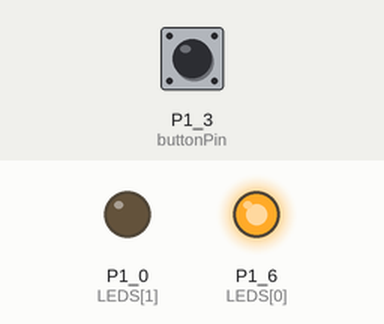
Simulated run of this sketch. Board: TI MSP430 LaunchPad. Parts: output pins drawn as LEDs (lit = HIGH). The inputs (shaded band) are chosen by the test bench; at power-on: P1_3 (buttonPin) HIGH.

Above: at 1.2 s.
1.3 s: P1_3 (buttonPin) pulled LOW for 0.15 s
At 1.8 s:
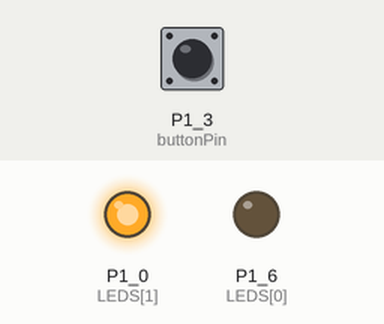
4.4 s: P1_3 (buttonPin) pulled LOW for 1 s
At 5.1 s:
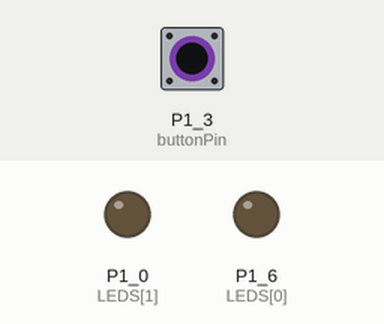
6.9 s: P1_3 (buttonPin) pulled LOW for 3.2 s
At 10.7 s:
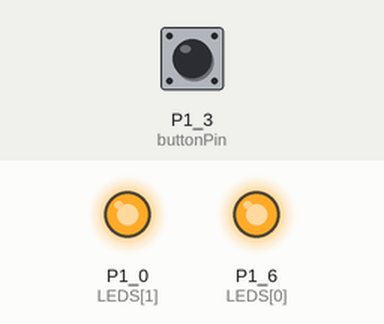
Timing chart, 0 to 12.2 s (numbered marks = the images above; inputs shaded):
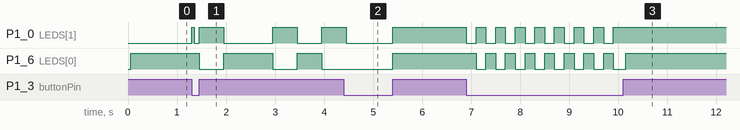

The sketch:

leds_button_counter.ino
```cpp
// constants won't change. They're used here to
// set pin numbers:
const int buttonPin = PUSH2;     // the number of the pushbutton pin
const int LEDS[2] =  {GREEN_LED, RED_LED};      // the number of the LED pin
const bool STATES[2] =  {LOW, HIGH};      // the number of the LED pin

// Variables will change:
int buttonState;             // the current reading from the input pin
int lastButtonState = LOW;   // the previous reading from the input pin

//count button presses
static int counter = 0;

// the following variables are long's because the time, measured in miliseconds,
// will quickly become a bigger number than can be stored in an int.
long lastDebounceTime = 0;  // the last time the output pin was toggled
long debounceDelay = 50;    // the debounce time; increase if the output flickers

void setup() {
  pinMode(buttonPin, INPUT_PULLUP);
  for(int i = 0; i < 2; i++){
    pinMode(LEDS[i], OUTPUT);
  }
}

void loop() {
  // read the state of the switch into a local variable:
  int reading = digitalRead(buttonPin);

  // check to see if you just pressed the button
  // (i.e. the input went from LOW to HIGH),  and you've waited
  // long enough since the last press to ignore any noise:

  // If the switch changed, due to noise or pressing:
  if (reading != lastButtonState) {
    // reset the debouncing timer
    lastDebounceTime = millis();
    counter++;
  }

  if(counter > 5){
     counter = 0;
  }

  if ((millis() - lastDebounceTime) > debounceDelay) {
    // whatever the reading is at, it's been there for longer
    // than the debounce delay, so take it as the actual current state:
    buttonState = reading;
  }

  switch(counter){
     case 1:
        // set the LED using the state of the button:
       digitalWrite(LEDS[0], buttonState);
       break;

     case 2:
       digitalWrite(LEDS[1], buttonState);
       break;

     case 3:
       digitalWrite(LEDS[0], buttonState);
       digitalWrite(LEDS[1], !buttonState);
       delay(500);
       digitalWrite(LEDS[0], !buttonState);
       digitalWrite(LEDS[1], buttonState);
       delay(500);
       break;

     case 4:
       for(int i = 0; i < 2; i++){
         digitalWrite(LEDS[i], LOW);
       }
       break;

     case 5:
       for(int i = 0; i < 2; i++){
          digitalWrite(LEDS[i], HIGH);
       }
       break;

     default:
       digitalWrite(LEDS[0], STATES[1]);
       digitalWrite(LEDS[1], STATES[0]);
       delay(200);
       digitalWrite(LEDS[0], STATES[0]);
       digitalWrite(LEDS[1], STATES[1]);
       delay(200);
       break;
  }
  // save the reading.  Next time through the loop,
  // it'll be the lastButtonState:
  lastButtonState = reading;
}
```

Measured:
- after the input at 1.3 s, P1_0 (LEDS[1]): goes HIGH 0.05 s, LOW 0.10 s, HIGH 0.50 s, LOW 1.0 s, HIGH 0.50 s, LOW 0.50 s, then HIGH, starting at once; P1_6 (LEDS[0]): goes LOW 0.50 s, HIGH 1.0 s, LOW 0.50 s, HIGH 0.50 s, then LOW, starting after 0.15 s
- after the input at 6.9 s, P1_0 (LEDS[1]): alternates HIGH for 0.20 s and LOW for 0.20 s, 16 changes in all, then stays HIGH, starting at once; P1_6 (LEDS[0]): alternates HIGH for 0.20 s and LOW for 0.20 s, 16 changes in all, then stays HIGH, starting after 0.20 s
